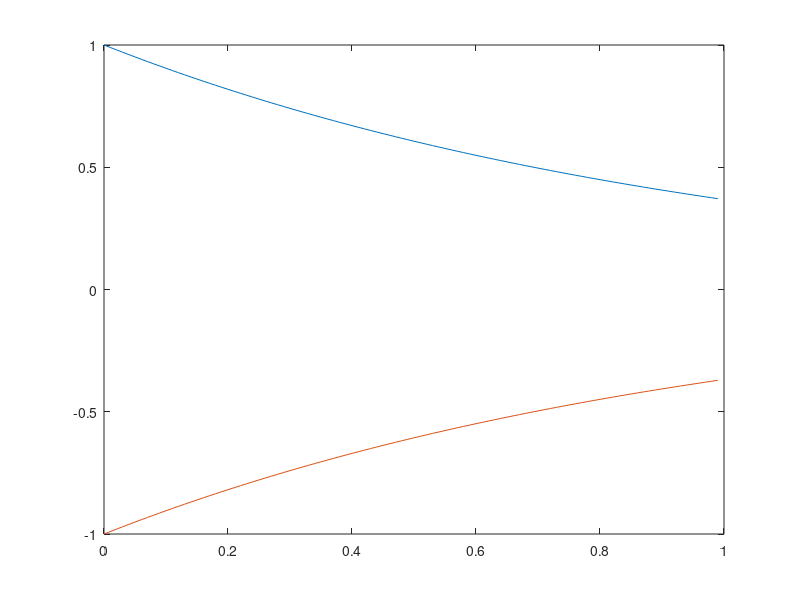

Source code (MATLAB):
%   dx = -x
%   x = x_0 * exp(-t)
%   dx = -x = -x_0 * exp(-t)
%   a good Lyapunov candidate: V = x^2 ==> dV = 2 * x * dx = -2 * x^2

clear
close all

%%  

sample_time = 0.01;
length = 100;

x_0 = 1;

t = 0 : sample_time : (length - 1) * sample_time;
plot(t, x_0 * exp(-t));
hold on
plot(t, -x_0 * exp(-t));

%%

dimension = 1; % dimension of the state


n1 = 200; % number of samples for training
n2 = 10;  % number of samples for exploring

for i = 1 : n1
    training_sample(i).data = zeros(length, dimension);
    derivative_training_sample(i).data = zeros(length, dimension);
end

for i = 1 : n1
    for idx = 1 : length
        training_sample(i).data(idx) = x_0 * exp(-(idx - 1) * sample_time);
        derivative_training_sample(i).data(idx) = -x_0 * exp(-(idx - 1));
    end
end


for i = 1 : n2
    exploring_sample(i).data = zeros(length, dimension);
    derivative_exploring_sample(i).data = zeros(length, dimension);
end